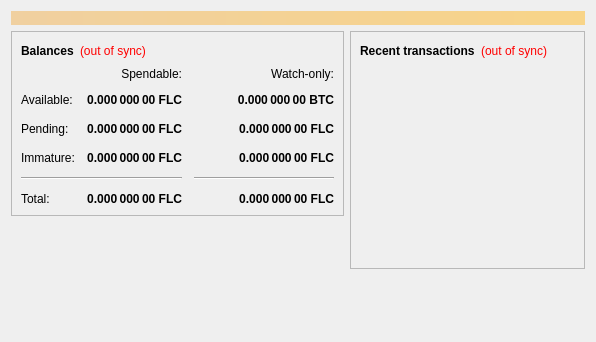
<?xml version="1.0" encoding="UTF-8"?>
<ui version="4.0">
 <class>OverviewPage</class>
 <widget class="QWidget" name="OverviewPage">
  <property name="geometry">
   <rect>
    <x>0</x>
    <y>0</y>
    <width>596</width>
    <height>342</height>
   </rect>
  </property>
  <property name="windowTitle">
   <string>Form</string>
  </property>
  <layout class="QVBoxLayout" name="topLayout">
   <item>
    <widget class="QLabel" name="labelAlerts">
     <property name="visible">
      <bool>false</bool>
     </property>
     <property name="styleSheet">
      <string notr="true">background-color: qlineargradient(x1: 0, y1: 0, x2: 1, y2: 0, stop:0 #F0D0A0, stop:1 #F8D488); color:#000000;</string>
     </property>
     <property name="wordWrap">
      <bool>true</bool>
     </property>
     <property name="margin">
      <number>3</number>
     </property>
    </widget>
   </item>
   <item>
    <layout class="QHBoxLayout" name="horizontalLayout" stretch="1,1">
     <item>
      <layout class="QVBoxLayout" name="verticalLayout_2">
       <item>
        <widget class="QFrame" name="frame">
         <property name="frameShape">
          <enum>QFrame::StyledPanel</enum>
         </property>
         <property name="frameShadow">
          <enum>QFrame::Raised</enum>
         </property>
         <layout class="QVBoxLayout" name="verticalLayout_4">
          <item>
           <layout class="QHBoxLayout" name="horizontalLayout_4">
            <item>
             <widget class="QLabel" name="label_5">
              <property name="font">
               <font>
                <weight>75</weight>
                <bold>true</bold>
               </font>
              </property>
              <property name="text">
               <string>Balances</string>
              </property>
             </widget>
            </item>
            <item>
             <widget class="QLabel" name="labelWalletStatus">
              <property name="cursor">
               <cursorShape>WhatsThisCursor</cursorShape>
              </property>
              <property name="toolTip">
               <string>The displayed information may be out of date. Your wallet automatically synchronizes with the flashcoin network after a connection is established, but this process has not completed yet.</string>
              </property>
              <property name="styleSheet">
               <string notr="true">QLabel { color: red; }</string>
              </property>
              <property name="text">
               <string notr="true">(out of sync)</string>
              </property>
              <property name="alignment">
               <set>Qt::AlignLeading|Qt::AlignLeft|Qt::AlignVCenter</set>
              </property>
             </widget>
            </item>
            <item>
             <spacer name="horizontalSpacer_3">
              <property name="orientation">
               <enum>Qt::Horizontal</enum>
              </property>
              <property name="sizeHint" stdset="0">
               <size>
                <width>40</width>
                <height>20</height>
               </size>
              </property>
             </spacer>
            </item>
           </layout>
          </item>
          <item>
           <layout class="QGridLayout" name="gridLayout">
            <property name="spacing">
             <number>12</number>
            </property>
            <item row="2" column="2">
             <widget class="QLabel" name="labelWatchPending">
              <property name="font">
               <font>
                <weight>75</weight>
                <bold>true</bold>
               </font>
              </property>
              <property name="cursor">
               <cursorShape>IBeamCursor</cursorShape>
              </property>
              <property name="toolTip">
               <string>Unconfirmed transactions to watch-only addresses</string>
              </property>
              <property name="text">
               <string notr="true">0.000 000 00 FLC</string>
              </property>
              <property name="alignment">
               <set>Qt::AlignRight|Qt::AlignTrailing|Qt::AlignVCenter</set>
              </property>
              <property name="textInteractionFlags">
               <set>Qt::LinksAccessibleByMouse|Qt::TextSelectableByKeyboard|Qt::TextSelectableByMouse</set>
              </property>
             </widget>
            </item>
            <item row="2" column="1">
             <widget class="QLabel" name="labelUnconfirmed">
              <property name="font">
               <font>
                <weight>75</weight>
                <bold>true</bold>
               </font>
              </property>
              <property name="cursor">
               <cursorShape>IBeamCursor</cursorShape>
              </property>
              <property name="toolTip">
               <string>Total of transactions that have yet to be confirmed, and do not yet count toward the spendable balance</string>
              </property>
              <property name="text">
               <string notr="true">0.000 000 00 FLC</string>
              </property>
              <property name="alignment">
               <set>Qt::AlignRight|Qt::AlignTrailing|Qt::AlignVCenter</set>
              </property>
              <property name="textInteractionFlags">
               <set>Qt::LinksAccessibleByMouse|Qt::TextSelectableByKeyboard|Qt::TextSelectableByMouse</set>
              </property>
             </widget>
            </item>
            <item row="3" column="2">
             <widget class="QLabel" name="labelWatchImmature">
              <property name="font">
               <font>
                <weight>75</weight>
                <bold>true</bold>
               </font>
              </property>
              <property name="cursor">
               <cursorShape>IBeamCursor</cursorShape>
              </property>
              <property name="toolTip">
               <string>Mined balance in watch-only addresses that has not yet matured</string>
              </property>
              <property name="text">
               <string notr="true">0.000 000 00 FLC</string>
              </property>
              <property name="alignment">
               <set>Qt::AlignRight|Qt::AlignTrailing|Qt::AlignVCenter</set>
              </property>
              <property name="textInteractionFlags">
               <set>Qt::LinksAccessibleByMouse|Qt::TextSelectableByKeyboard|Qt::TextSelectableByMouse</set>
              </property>
             </widget>
            </item>
            <item row="4" column="0" colspan="2">
             <widget class="Line" name="line">
              <property name="orientation">
               <enum>Qt::Horizontal</enum>
              </property>
             </widget>
            </item>
            <item row="4" column="2">
             <widget class="Line" name="lineWatchBalance">
              <property name="sizePolicy">
               <sizepolicy hsizetype="Preferred" vsizetype="Fixed">
                <horstretch>0</horstretch>
                <verstretch>0</verstretch>
               </sizepolicy>
              </property>
              <property name="minimumSize">
               <size>
                <width>140</width>
                <height>0</height>
               </size>
              </property>
              <property name="orientation">
               <enum>Qt::Horizontal</enum>
              </property>
             </widget>
            </item>
            <item row="5" column="0">
             <widget class="QLabel" name="labelTotalText">
              <property name="text">
               <string>Total:</string>
              </property>
             </widget>
            </item>
            <item row="3" column="1">
             <widget class="QLabel" name="labelImmature">
              <property name="font">
               <font>
                <weight>75</weight>
                <bold>true</bold>
               </font>
              </property>
              <property name="cursor">
               <cursorShape>IBeamCursor</cursorShape>
              </property>
              <property name="toolTip">
               <string>Mined balance that has not yet matured</string>
              </property>
              <property name="text">
               <string notr="true">0.000 000 00 FLC</string>
              </property>
              <property name="alignment">
               <set>Qt::AlignRight|Qt::AlignTrailing|Qt::AlignVCenter</set>
              </property>
              <property name="textInteractionFlags">
               <set>Qt::LinksAccessibleByMouse|Qt::TextSelectableByKeyboard|Qt::TextSelectableByMouse</set>
              </property>
             </widget>
            </item>
            <item row="2" column="3">
             <spacer name="horizontalSpacer_2">
              <property name="orientation">
               <enum>Qt::Horizontal</enum>
              </property>
              <property name="sizeHint" stdset="0">
               <size>
                <width>40</width>
                <height>20</height>
               </size>
              </property>
             </spacer>
            </item>
            <item row="3" column="0">
             <widget class="QLabel" name="labelImmatureText">
              <property name="text">
               <string>Immature:</string>
              </property>
             </widget>
            </item>
            <item row="5" column="1">
             <widget class="QLabel" name="labelTotal">
              <property name="font">
               <font>
                <weight>75</weight>
                <bold>true</bold>
               </font>
              </property>
              <property name="cursor">
               <cursorShape>IBeamCursor</cursorShape>
              </property>
              <property name="toolTip">
               <string>Your current total balance</string>
              </property>
              <property name="text">
               <string notr="true">0.000 000 00 FLC</string>
              </property>
              <property name="alignment">
               <set>Qt::AlignRight|Qt::AlignTrailing|Qt::AlignVCenter</set>
              </property>
              <property name="textInteractionFlags">
               <set>Qt::LinksAccessibleByMouse|Qt::TextSelectableByKeyboard|Qt::TextSelectableByMouse</set>
              </property>
             </widget>
            </item>
            <item row="5" column="2">
             <widget class="QLabel" name="labelWatchTotal">
              <property name="font">
               <font>
                <weight>75</weight>
                <bold>true</bold>
               </font>
              </property>
              <property name="cursor">
               <cursorShape>IBeamCursor</cursorShape>
              </property>
              <property name="toolTip">
               <string>Current total balance in watch-only addresses</string>
              </property>
              <property name="text">
               <string notr="true">0.000 000 00 FLC</string>
              </property>
              <property name="alignment">
               <set>Qt::AlignRight|Qt::AlignTrailing|Qt::AlignVCenter</set>
              </property>
              <property name="textInteractionFlags">
               <set>Qt::LinksAccessibleByMouse|Qt::TextSelectableByKeyboard|Qt::TextSelectableByMouse</set>
              </property>
             </widget>
            </item>
            <item row="0" column="2">
             <widget class="QLabel" name="labelWatchonly">
              <property name="text">
               <string>Watch-only:</string>
              </property>
              <property name="alignment">
               <set>Qt::AlignRight|Qt::AlignTrailing|Qt::AlignVCenter</set>
              </property>
             </widget>
            </item>
            <item row="1" column="0">
             <widget class="QLabel" name="labelBalanceText">
              <property name="text">
               <string>Available:</string>
              </property>
             </widget>
            </item>
            <item row="1" column="1">
             <widget class="QLabel" name="labelBalance">
              <property name="font">
               <font>
                <weight>75</weight>
                <bold>true</bold>
               </font>
              </property>
              <property name="cursor">
               <cursorShape>IBeamCursor</cursorShape>
              </property>
              <property name="toolTip">
               <string>Your current spendable balance</string>
              </property>
              <property name="text">
               <string notr="true">0.000 000 00 FLC</string>
              </property>
              <property name="alignment">
               <set>Qt::AlignRight|Qt::AlignTrailing|Qt::AlignVCenter</set>
              </property>
              <property name="textInteractionFlags">
               <set>Qt::LinksAccessibleByMouse|Qt::TextSelectableByKeyboard|Qt::TextSelectableByMouse</set>
              </property>
             </widget>
            </item>
            <item row="1" column="2">
             <widget class="QLabel" name="labelWatchAvailable">
              <property name="font">
               <font>
                <weight>75</weight>
                <bold>true</bold>
               </font>
              </property>
              <property name="cursor">
               <cursorShape>IBeamCursor</cursorShape>
              </property>
              <property name="toolTip">
               <string>Your current balance in watch-only addresses</string>
              </property>
              <property name="text">
               <string notr="true">0.000 000 00 BTC</string>
              </property>
              <property name="alignment">
               <set>Qt::AlignRight|Qt::AlignTrailing|Qt::AlignVCenter</set>
              </property>
              <property name="textInteractionFlags">
               <set>Qt::LinksAccessibleByMouse|Qt::TextSelectableByKeyboard|Qt::TextSelectableByMouse</set>
              </property>
             </widget>
            </item>
            <item row="2" column="0">
             <widget class="QLabel" name="labelPendingText">
              <property name="text">
               <string>Pending:</string>
              </property>
             </widget>
            </item>
            <item row="0" column="1">
             <widget class="QLabel" name="labelSpendable">
              <property name="text">
               <string>Spendable:</string>
              </property>
              <property name="alignment">
               <set>Qt::AlignRight|Qt::AlignTrailing|Qt::AlignVCenter</set>
              </property>
             </widget>
            </item>
           </layout>
          </item>
         </layout>
        </widget>
       </item>
       <item>
        <spacer name="verticalSpacer">
         <property name="orientation">
          <enum>Qt::Vertical</enum>
         </property>
         <property name="sizeHint" stdset="0">
          <size>
           <width>20</width>
           <height>40</height>
          </size>
         </property>
        </spacer>
       </item>
      </layout>
     </item>
     <item>
      <layout class="QVBoxLayout" name="verticalLayout_3">
       <item>
        <widget class="QFrame" name="frame_2">
         <property name="frameShape">
          <enum>QFrame::StyledPanel</enum>
         </property>
         <property name="frameShadow">
          <enum>QFrame::Raised</enum>
         </property>
         <layout class="QVBoxLayout" name="verticalLayout">
          <item>
           <layout class="QHBoxLayout" name="horizontalLayout_2">
            <item>
             <widget class="QLabel" name="label_4">
              <property name="font">
               <font>
                <weight>75</weight>
                <bold>true</bold>
               </font>
              </property>
              <property name="text">
               <string>Recent transactions</string>
              </property>
             </widget>
            </item>
            <item>
             <widget class="QLabel" name="labelTransactionsStatus">
              <property name="cursor">
               <cursorShape>WhatsThisCursor</cursorShape>
              </property>
              <property name="toolTip">
               <string>The displayed information may be out of date. Your wallet automatically synchronizes with the flashcoin network after a connection is established, but this process has not completed yet.</string>
              </property>
              <property name="styleSheet">
               <string notr="true">QLabel { color: red; }</string>
              </property>
              <property name="text">
               <string notr="true">(out of sync)</string>
              </property>
              <property name="alignment">
               <set>Qt::AlignRight|Qt::AlignTrailing|Qt::AlignVCenter</set>
              </property>
             </widget>
            </item>
            <item>
             <spacer name="horizontalSpacer">
              <property name="orientation">
               <enum>Qt::Horizontal</enum>
              </property>
              <property name="sizeHint" stdset="0">
               <size>
                <width>40</width>
                <height>20</height>
               </size>
              </property>
             </spacer>
            </item>
           </layout>
          </item>
          <item>
           <widget class="QListView" name="listTransactions">
            <property name="styleSheet">
             <string notr="true">QListView { background: transparent; }</string>
            </property>
            <property name="frameShape">
             <enum>QFrame::NoFrame</enum>
            </property>
            <property name="verticalScrollBarPolicy">
             <enum>Qt::ScrollBarAlwaysOff</enum>
            </property>
            <property name="horizontalScrollBarPolicy">
             <enum>Qt::ScrollBarAlwaysOff</enum>
            </property>
            <property name="selectionMode">
             <enum>QAbstractItemView::NoSelection</enum>
            </property>
           </widget>
          </item>
         </layout>
        </widget>
       </item>
       <item>
        <spacer name="verticalSpacer_2">
         <property name="orientation">
          <enum>Qt::Vertical</enum>
         </property>
         <property name="sizeHint" stdset="0">
          <size>
           <width>20</width>
           <height>40</height>
          </size>
         </property>
        </spacer>
       </item>
      </layout>
     </item>
    </layout>
   </item>
  </layout>
 </widget>
 <resources/>
 <connections/>
</ui>
